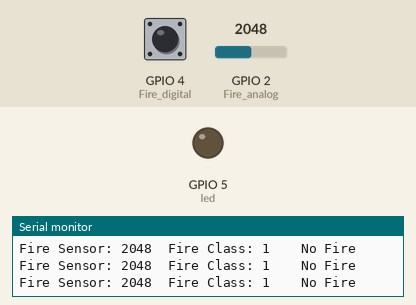
Bench run of a sketch on a simulated ESP32. Shown: output pins drawn as LEDs (lit = HIGH), the last lines printed to the serial monitor. Dashed ring = blinking. The inputs (shaded band) are chosen by the test bench; at power-on: GPIO 2 (Fire_analog) = 2048, GPIO 4 (Fire_digital) HIGH.

Above: at 1.2 s.
1.3 s: GPIO 2 (Fire_analog) set to 1026
2.8 s: GPIO 2 (Fire_analog) set to 964
At 3.6 s:
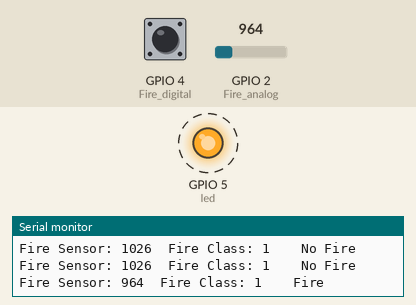
5.8 s: GPIO 2 (Fire_analog) set to 1040
At 6.7 s:
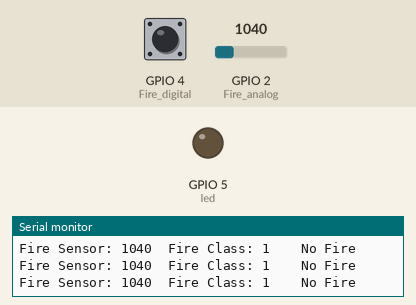
7.5 s: GPIO 2 (Fire_analog) set to 960
At 8.0 s:
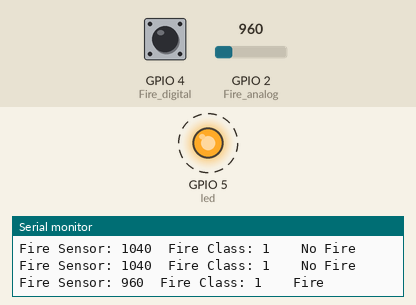
Timing chart, 0 to 11.5 s (numbered marks = the images above; inputs shaded):
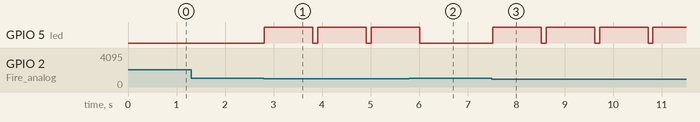

Measured:
- the behaviour switches between 1000 and 999 on GPIO 2 (Fire_analog) (found by bisection; images 0 and 1)
- after the input at 2.8 s, GPIO 5 (led): alternates HIGH for 1.0 s and LOW for 0.10 s, starting at once
- after the input at 5.8 s, GPIO 5 (led): goes on until 6.0 s, then stays LOW
- after the input at 7.5 s, GPIO 5 (led): alternates HIGH for 1.0 s and LOW for 0.10 s, starting at once

The sketch:

detectorFlama.ino
```cpp
 int led = 5;        // used for ESP32
 int Fire_analog = 2;    // used for ESP32
 int Fire_digital = 4;   // used for ESP32

void setup() {
  Serial.begin(115200);
  pinMode(led, OUTPUT);
  pinMode(Fire_digital, INPUT);
}

void loop() {
  int firesensorAnalog = analogRead(Fire_analog);
  int firesensorDigital = digitalRead(Fire_digital);

  Serial.print("Fire Sensor: ");
  Serial.print(firesensorAnalog);
  Serial.print("\t");
  Serial.print("Fire Class: ");
  Serial.print(firesensorDigital);
  Serial.print("\t");
  Serial.print("\t");

  if (firesensorAnalog < 1000) {
    Serial.println("Fire");
    digitalWrite (led, HIGH) ; //send tone
    delay(1000);
    digitalWrite (led, LOW) ;  //no tone
  }
  else {
    Serial.println("No Fire");
  }
  delay(100);
}
```
